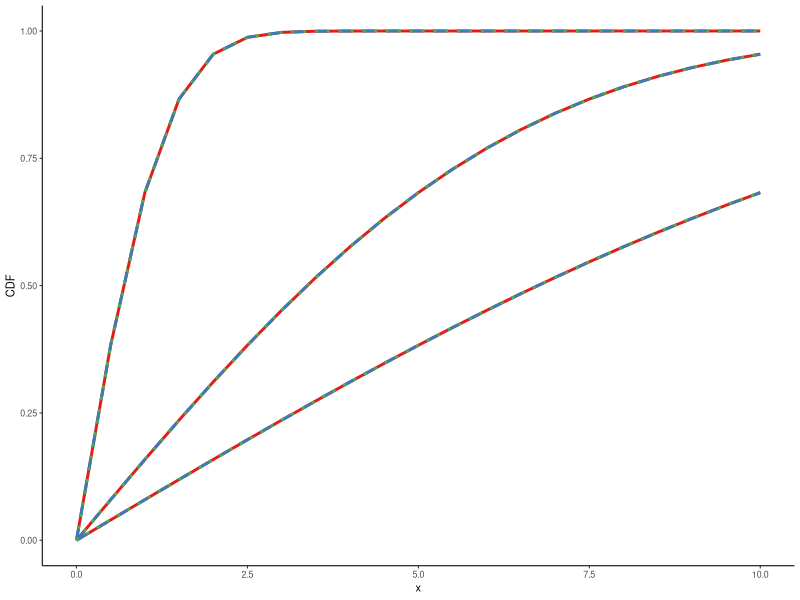

Write the R code that produced this figure. (Note: this script raises an error after producing the figure.)


# Load packages
library(ggplot2)
library(tibble)
library(RColorBrewer)
library(broom)
library(gridExtra)
library(grid)
library(rlang)
library(colorspace)
library(VGAM)
library(boot)
library(dplyr)
library(cowplot)



library(VGAM)


fig_num = "2"
dir.create(file.path(getwd(), paste("figure/F",fig_num,sep="")), 
           showWarnings = FALSE)

# dnorm: density function: proability for a specific value of x/zscore of PDF
# pnorm: cum. probability/quantile for a given zscore
# qnorm: return z_score for a given cum. probability/quantile



tri_color <- brewer.pal(n = 3, name = "Set1")
distrs=c("FN", "NN","SN")

# Subfigure A: Compare FN,NN,SN with mu = 1 and swept sigma
#------------------------------------------------------------------------------
mus=c(0,0,0)
sigmas=c(1,5,10)
x <- seq(0,10,by = 0.5)

list_df <- list()
for (n in seq(1, length(mus), by=1)) {
  list_df[[n]] <- rbind(
    tibble(x = x, n=n, d = distrs[1], 
           y = pfoldnorm(x, mus[n], sigmas[n])),
    tibble(x = x, n=n, d = distrs[2],  
           y = pnorm(x, mus[n], sigmas[n]) - pnorm(-x, mus[n], sigmas[n])),
    tibble(x = x, n=n, d = distrs[3], 
           y = pnorm((x-mus[n])/sigmas[n], 0, 1) - pnorm((-x - mus[n])/sigmas[n], 0, 1)))
}
df <- do.call("rbind", list_df)
df$n <- as.factor(df$n)
df$d <- as.factor(df$d)


p_2d <- ggplot(data=df, aes(x=x,y=y)) +
  geom_line(aes(color= interaction(d,n), linetype=d), lwd=1) +
  ylab("CDF") + xlab("x") +
  theme_classic(base_size=8) + theme(legend.position="none") +
  scale_linetype_manual(values = c("solid", "dashed", "dotted")) +
  scale_color_manual(values = rep(tri_color,length(mus)))
p_2d

save_plot(paste("figure/F", fig_num, "/F", fig_num, "a integration_cdf_central.tiff", 
                sep = ""), p_2d, ncol = 1, nrow = 1, base_height = 1.5,
          base_asp = 3, base_width = 2, dpi = 600)


# Subfigure B: Compare FN,NN,SN with mu = 1 and several sigmas
#------------------------------------------------------------------------------
mus=c(1,2,4)
sigmas=c(1,1,1)
x <- seq(0,5,by = 0.5)

list_df <- list()
for (n in seq(1, length(mus), by=1)) {
  list_df[[n]] <- rbind(
    tibble(x = x, n=n, d = distrs[1], 
           y = pfoldnorm(x, mus[n], sigmas[n])),
    tibble(x = x, n=n, d = distrs[2],  
           y = pnorm(x, mus[n], sigmas[n]) - pnorm(-x, mus[n], sigmas[n])),
    tibble(x = x, n=n, d = distrs[3], 
           y = pnorm((x-mus[n])/sigmas[n], 0, 1) - pnorm((-x - mus[n])/sigmas[n], 0, 1)))
}
df <- do.call("rbind", list_df)
df$n <- as.factor(df$n)
df$d <- as.factor(df$d)


p_2e <- ggplot(data=df, aes(x=x,y=y)) +
  geom_line(aes(color= interaction(d,n), linetype=d), lwd=1) +
  ylab("CDF") + xlab("x") +
  theme_classic(base_size=8) + theme(legend.position="none") +
  scale_linetype_manual(values = c("solid", "dashed", "dotted")) +
  scale_color_manual(values = rep(tri_color,length(mus)))
p_2e
save_plot(paste("figure/F", fig_num, "/F", fig_num, "b integration_cdf_central.tiff", 
                sep = ""), p_2e, ncol = 1, nrow = 1, base_height = 1.5,
          base_asp = 3, base_width = 2, dpi = 600)





# Generate samples for mu and Sd, calculate all three curves for each, the calculate SSE
n_samples <- 1e4
mus=runif(1e4,-5,5)
sigmas=runif(1e4,.1,5)
x <- seq(0,10,by = 0.5)

df <- tibble( #rmse_FF_vs_FN = rep(0,n_samples),rmse_FF_vs_FS = rep(0,n_samples),
             r_FN_vs_NN= rep(0,n_samples), r_FN_vs_SN= rep(0,n_samples))

for (n in seq(1, n_samples, by=1)) {
  # FN Folded normal
  a = pfoldnorm(x, mus[n], sigmas[n])
  # NN Nonstandard normal
  b = pnorm(x, mus[n], sigmas[n]) - pnorm(-x, mus[n], sigmas[n])
  # SN Standard normal
  c = pnorm( (x-mus[n]) / sigmas[n], 0, 1) - pnorm( (-x-mus[n]) / sigmas[n], 0, 1)
  
  # df$rmse_FF_vs_FN[n] = sqrt(mean((a-b)^2))
  df$r_FN_vs_NN[n] = cor.test(a, b, method = "pearson")$estimate
  
  # df$rmse_FF_vs_FS[n] = sqrt(mean((a-c)^2))
  df$r_FN_vs_SN[n] = cor.test(a, c, method = "pearson")$estimate
}



# QQ plot comparing Folded Normal (FN) with nonstandard normal (NN)
gg <- ggplot(data = tibble(x = a, y = b), aes(x=x, y = y)) +
  geom_point(size=0.5) +
  ylab(expression(CDF~F[NN])) + xlab(expression(CDF~F[FN])) +
  theme_classic(base_size=8) + theme(legend.position="none") +
  geom_abline(slope = 1, intercept = 0, show.legend = NA)
gg
save_plot(paste("figure/F", fig_num, "/F", fig_num, "c Q-Q FN_vs_NN.tiff", 
                sep = ""), gg, ncol = 1, nrow = 1, base_height = 1.45,
          base_asp = 3, base_width = 1.3, dpi = 600)  


# Correlation between FN and NN over large number of QQ plots
gg <- ggplot(data = tibble(y = mean(df$r_FN_vs_NN), sd_y = sd(df$r_FN_vs_NN)),
               aes(x=as.factor(""), y = y)) +
  geom_point(size=0.5) +
  geom_linerange(aes(ymin = y - 1.96*sd_y/sqrt(n_samples), 
                     ymax = y + 1.96*sd_y/sqrt(n_samples))) +
  ylab("Q-Q PCC") + 
  xlab(expression(paste(F[FN], " : ", F[NN], "  ", sep=""))) +
  theme_classic(base_size=8) + theme(legend.position="none",
                                     axis.text.x=element_blank()) +
  geom_blank(aes(y = 0.985)) +
  geom_blank(aes(y = 1.015))
gg
save_plot(paste("figure/F", fig_num, "/F", fig_num, "d correlation Q-Q FN_vs_NN.tiff", 
                sep = ""), gg, ncol = 1, nrow = 1, base_height = 1.45,
          base_asp = 3, base_width = 0.75, dpi = 600)  




# QQ plot comparing Folded Normal (FN) with standard normal (SN)
gg <- ggplot(data = tibble(x = a, y = c), aes(x=x, y = y)) +
  geom_point(size=0.5) +
  ylab(expression(CDF~F[SN])) + xlab(expression(CDF~F[FN])) +
  theme_classic(base_size=8) + theme(legend.position="none") +
  geom_abline(slope = 1, intercept =0, show.legend = NA)
gg
save_plot(paste("figure/F", fig_num, "/F", fig_num, "e Q-Q FN_vs_SN.tiff", 
                sep = ""), gg, ncol = 1, nrow = 1, base_height = 1.45,
          base_asp = 3, base_width = 1.3, dpi = 600)  


# Correlation between FN and NN over large number of QQ plots
gg <- ggplot(data = tibble(y = mean(df$r_FN_vs_SN), sd_y = sd(df$r_FN_vs_SN)),
             aes(x=as.factor(""), y = y)) +
  geom_point(size=0.5) +
  geom_linerange(aes(ymin = y - 1.96*sd_y/sqrt(n_samples), 
                     ymax = y + 1.96*sd_y/sqrt(n_samples))) +
  ylab("Q-Q PCC") + 
  xlab(expression(paste(F[FN], " : ", F[SN], "  ", sep="")))    +
  theme_classic(base_size=8) + theme(legend.position="none",
                                     axis.text.x=element_blank()) +
  geom_blank(aes(y = 0.985)) +
  geom_blank(aes(y = 1.015))
gg
save_plot(paste("figure/F", fig_num, "/F", fig_num, "f correlation Q-Q FN_vs_SN.tiff", 
                sep = ""), gg, ncol = 1, nrow = 1, base_height = 1.45,
          base_asp = 3, base_width = .75, dpi = 600)  
